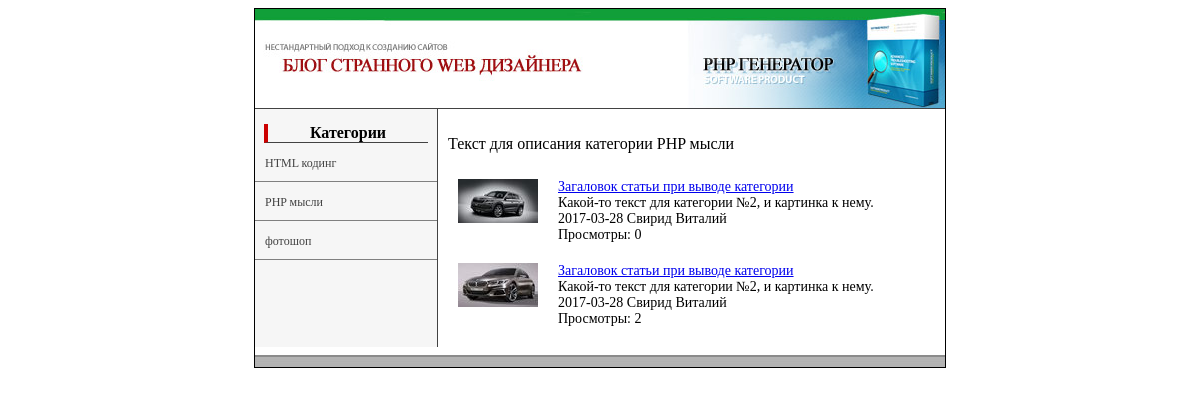
The app's page /view_cat.php?cat=2 with its own data.
### tables this page shows
CREATE TABLE `categories` (
  `id` int(11) NOT NULL,
  `title` varchar(255) NOT NULL,
  `meta_d` varchar(255) NOT NULL,
  `meta_k` varchar(255) NOT NULL,
  `text` text NOT NULL
);

CREATE TABLE `data` (
  `id` int(5) NOT NULL,
  `cat` int(1) NOT NULL,
  `meta_d` varchar(255) NOT NULL,
  `meta_k` varchar(255) NOT NULL,
  `description` text NOT NULL,
  `text` text NOT NULL,
  `view` int(7) NOT NULL,
  `author` varchar(100) NOT NULL,
  `date` date NOT NULL,
  `mini_img` varchar(255) NOT NULL,
  `title` varchar(255) NOT NULL
);

### view_cat.php (the view, shortened to what this page needs)
<?php
include("blocks/db.php");
if (isset($_GET['cat'])) {
    $cat = $_GET['cat'];
}
$result = mysqli_query($db,"SELECT * FROM categories WHERE id='$cat'");
if(mysqli_num_rows($result)>0){
    $myrow = mysqli_fetch_array($result);
}
else {
    echo "<p>Информация по запросу не может быть извлечена. В таблице нет записей.</p>";
    exit();
}
?>
<!DOCTYPE html>
<head lang="ru">
      <link rel="stylesheet" type="text/css" href="style.css">
</head>
<body>
    <table class="main_border" align="center" cellpadding="0"  cellspacing="0">
    	<?php include("blocks/header.php");?>
    	<tr>
	    	<td valign="top">
	    		<table width="100%" border="0" cellpadding="0" cellspacing="0">
                    <tr>
                        <?php include("blocks/left.php");?>
                        <td valign="top"><?php echo $myrow['text'];?>
                        <?php
                            $result = mysqli_query($db, "SELECT id,description,view,title,date,author,mini_img FROM data WHERE cat='$cat'");
if(mysqli_num_rows($result)>0){
    $myrow = mysqli_fetch_array($result);
    do {
        printf(
            "<div class='cat_view'>
                %s
                <div class='cat_data'>
                    <a href='view_posts.php?id=%s'>%s</a>
                    <br>
                    <p>%s</p>
                    <span>%s</span>
                    <span>%s</span>
                    <p>Просмотры: %s</p>
                </div>
            <div class='clear'></div>
            </div>",
           $myrow['mini_img'],$myrow['id'],$myrow['title'],$myrow['description'],$myrow['date'],$myrow['author'],$myrow['view']);
    }
while ($myrow = mysqli_fetch_array($result));
}
else {
    echo "<p>Информация по запросу не может быть извлечена. В таблице нет записей.</p>";
    exit();
}
                        ?>
                        </td>
                    </tr>
                </table>
	    	</td>
    	</tr>
	    	<?php include("blocks/footer.php");?>
    </table>
</body>
</html>

### blocks/left.php (shortened to what this page needs)
<td width="182px" class="left" valign="top">
<div class="nav_title">
	Категории
</div>
	<?
		$result2 = mysqli_query($db,"SELECT * FROM categories");
if(mysqli_num_rows($result2)>0){
    $myrow2 = mysqli_fetch_array($result2);
    do{
    	printf("<p><a href='view_cat.php?cat=%s'>%s</a></p>",$myrow2['id'],$myrow2['title']);
    }
    while ($myrow2 = mysqli_fetch_array($result2));
}
else {
    echo "<p>Информация по запросу не может быть извлечена. В таблице нет записей.</p>";
    exit();
}
	?>
</td>

### style.css (style rules this page uses)
table { width: 690px; }
.main_border { border:1px solid #000; }
.left { background-color: #f6f6f6; border-right: 1px solid #424242; }
.left a { text-decoration: none; font-size: 12px; text-align: center; color: #424242; }
.left p { border-bottom: 1px solid gray; margin:0; }
.nav_title { margin: 15px 5% 0 5%; font-weight: bold; text-align: center; border-left: 4px solid #cc0000; border-bottom: 1px solid #424242; }
p,h1 { padding: 10px; }
.cat_view { margin:0 20px 20px; }
.cat_view img { float: left; margin-right: 20px; }
.cat_data { overflow: hidden; font-size: 14px; }
.cat_data p { margin:0; padding: 0; }

### records on screen
categories: title "HTML кодинг"
categories: title "PHP мысли", text "Текст для описания категории PHP мысли"
categories: title "фотошоп"
data: mini_img (picture), title "Загаловок статьи при выводе категории", description "Какой-то текст для категории №2, и картинка к нему.", date "2017-03-28", author "Свирид Виталий", view "0"
data: mini_img (picture), title "Загаловок статьи при выводе категории", description "Какой-то текст для категории №2, и картинка к нему.", date "2017-03-28", author "Свирид Виталий", view "2"
